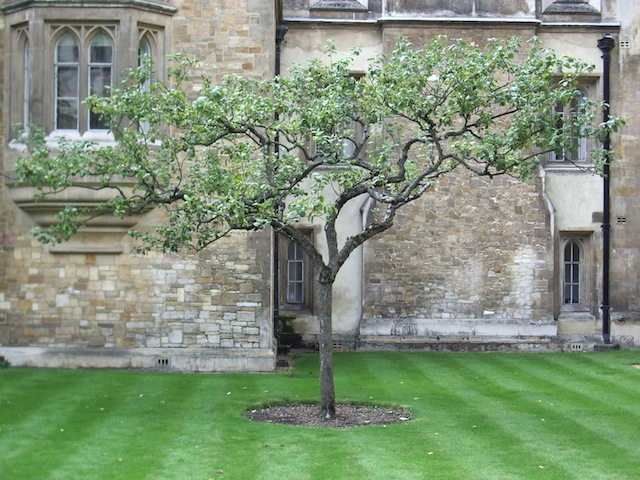
//> input picture 第3回/negaposi/Debug/apple_tree.jpg, 640 x 480 px
$ ./negaposi   (built with g++ and OpenCV 4)
//> lines starting //> are read from the running program, lines starting //| are printed output that depends on the picture
//
//  negaposi.cpp
//
//
//  Created by k21099kk on 2022/04/27.
//

#include <iostream>
#include <opencv2/opencv.hpp>
#define FILE_NAME "../Debug/apple_tree.jpg"

//ウィンドウ名
#define WINDOW_NAME_INPUT "input"
#define WINDOW_NAME_OUTPUT "output"
#define COLOR_NUM (256) //色値

int main(int argc, const char * argv[]) {
    //画像の入力 (グレースケール入力)
    cv::Mat src_img = cv::imread(FILE_NAME, cv::IMREAD_GRAYSCALE);
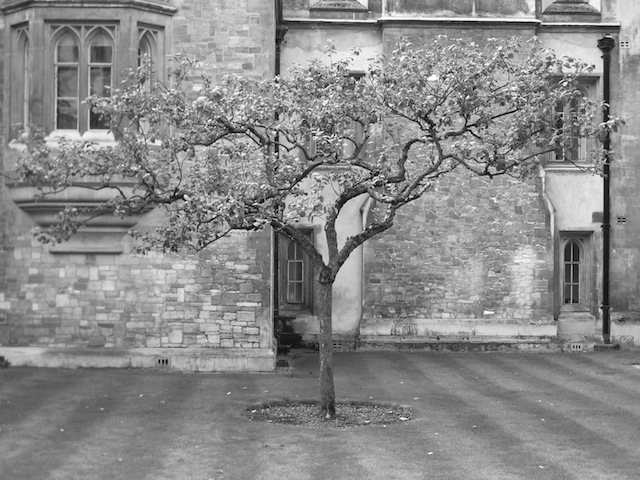
//> src_img: 480 rows x 640 cols, CV_8UC1; min 0, max 255, mean 137.8
    if (src_img.empty()) { //入力失敗の場合
        fprintf(stderr, "Cannot read image file: %s.\n", FILE_NAME);
        return (-1);
    }

    //出力画像のメモリ確保 (グレースケール)
    cv::Mat dst_img = cv::Mat(src_img.size(), CV_8UC1);

    //画像の走査
    for (int y=0; y<dst_img.rows; y++) {
        for (int x=0; x<dst_img.cols; x++) {
            uchar s = src_img.at<uchar>(y, x); //画素値の取得
            //ルックアップテーブルによるポスタリゼーション
            dst_img.at<uchar>(y, x) =255-s ;

        }
    }
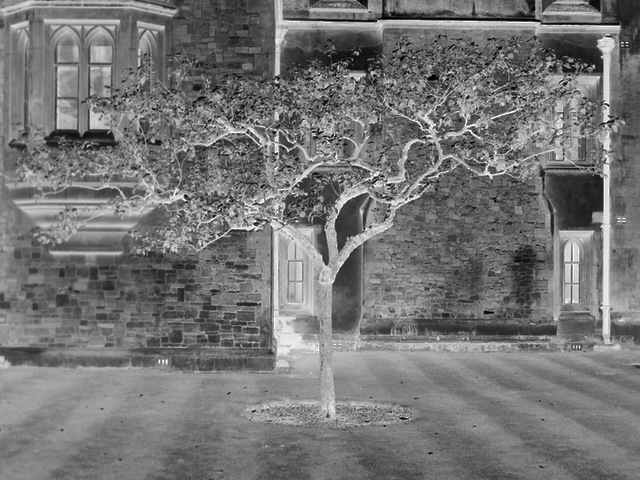
//> dst_img: 480 rows x 640 cols, CV_8UC1; min 0, max 255, mean 117.2

    cv::imshow(WINDOW_NAME_INPUT , src_img);//入力画像の表示
    cv::imshow(WINDOW_NAME_OUTPUT, dst_img);//出力画像の表示
    cv::waitKey(); //キー入力待ち (止める)

    return 0;
}
